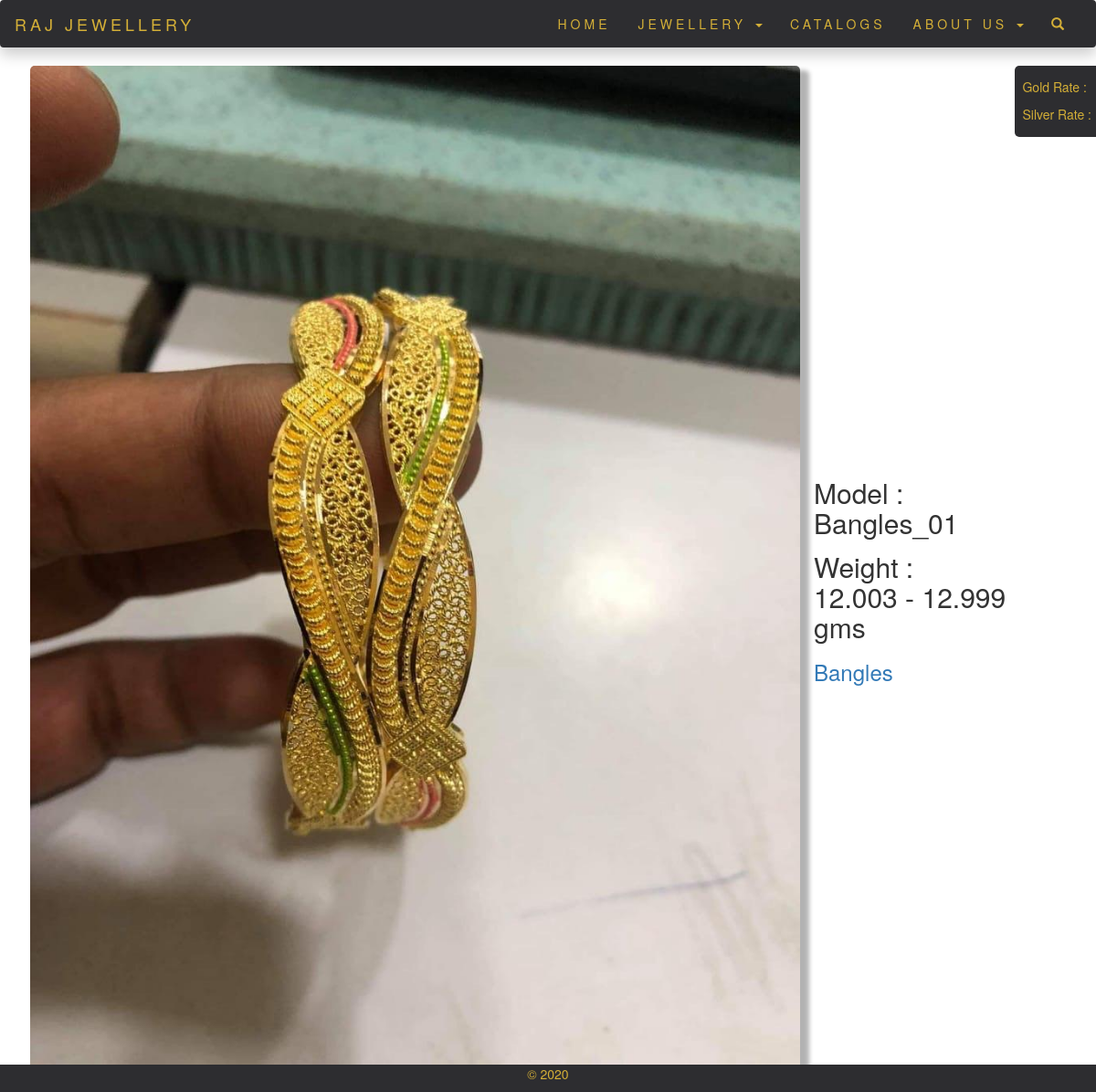
/product/14/bangles_01/, run on the app's committed database.
### main/models.py (models this page shows, shortened)
class Product(models.Model):
    name = models.CharField(max_length=32, db_index=True)
    weight1 = models.DecimalField(max_digits=7, decimal_places=3)
    weight2 = models.DecimalField(max_digits=7, decimal_places=3)
    slug = models.SlugField(max_length=48, unique=True, db_index=True)
    image = models.ImageField(upload_to="product-images")
    thumbnail = models.ImageField(upload_to="product-thumbnails", null=True)
    active = models.BooleanField(default=True)
    objects = ActiveManager()
    category = models.ForeignKey(Category, related_name='products', on_delete=models.CASCADE,)
    date_added = models.DateTimeField(auto_now_add=True,)
    class Meta:
        ordering = ('name',)
        index_together = (('id', 'slug'),)

class Category(models.Model):
    name = models.CharField(max_length=32, db_index=True)
    slug = models.SlugField(max_length=48, unique=True)
    class Meta:
        ordering = ('name',)
        verbose_name = 'category'
        verbose_name_plural = 'categories'
    def __str__(self):
        return self.name
    def get_absolute_url(self):
        return reverse('main:product-list', args=[self.slug])

### main/views.py (the view)
# urls.py: path('product/<int:id>/<slug:slug>/', views.product_detail, name="product-detail"),
def product_detail(request, id, slug):
    product = get_object_or_404(models.Product, id=id, slug=slug, active=True)
    return render(request, 'detail.html', {'product': product, })

### main/templates/detail.html (shortened to what this page needs)
{% extends "base.html" %}
{% block content %}
    <div class="product-detail">
    <div class="row">
    <table>
        <tr>
    <td><div class="col-image"><a href="{{ product.image.url }}"><img src="{{ product.image.url }}"></a></div></td>
        <td><div class="col-details">
            <h2>Model : <br>{{ product.name }}</h2>
            <h2>Weight : <br>{{ product.weight1 }} - {{ product.weight2 }} gms</h2>
            <h3><a href="{{ product.category.get_absolute_url }}">{{ product.category }}</a></h3>
        </div></td>
        </tr>
    </table></div>
    </div>
{% endblock content %}

### main/static/css/loader.css (style rules this page uses)
* { margin: 0; padding: 0; }

### main/static/css/style1.css (style rules this page uses)
.product-detail { margin-left: 4%; margin-right: 4%; }
.product-detail img { align-self:center; width:100%; height:auto; border-radius: 5px; box-shadow: 10px 5px 5px 0px rgba(0,0,0,0.3); }
.product-detail h2, h3 { margin: 15px; }

### data on the page
Product: image (picture), name "Bangles_01", weight1 "12.003", weight2 "12.999", category "Bangles"
